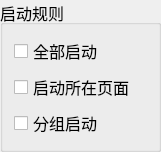
  <widget class="QGroupBox" name="StartRuleBox">
   <property name="geometry">
    <rect>
     <x>800</x>
     <y>10</y>
     <width>161</width>
     <height>110</height>
    </rect>
   </property>
   <property name="font">
    <font>
     <pointsize>12</pointsize>
    </font>
   </property>
   <property name="title">
    <string>启动规则</string>
   </property>
   <property name="checkable">
    <bool>false</bool>
   </property>
   <property name="checked">
    <bool>false</bool>
   </property>
   <layout class="QVBoxLayout" name="verticalLayout_15">
    <item>
     <widget class="QCheckBox" name="allStartCheckBox">
      <property name="font">
       <font>
        <pointsize>12</pointsize>
       </font>
      </property>
      <property name="text">
       <string>全部启动</string>
      </property>
     </widget>
    </item>
    <item>
     <widget class="QCheckBox" name="onlyStartPageCheckBox">
      <property name="font">
       <font>
        <pointsize>12</pointsize>
       </font>
      </property>
      <property name="text">
       <string>启动所在页面</string>
      </property>
     </widget>
    </item>
    <item>
     <widget class="QCheckBox" name="onlyStartGroupCheckBox">
      <property name="font">
       <font>
        <pointsize>12</pointsize>
       </font>
      </property>
      <property name="text">
       <string>分组启动</string>
      </property>
     </widget>
    </item>
   </layout>
  </widget>
